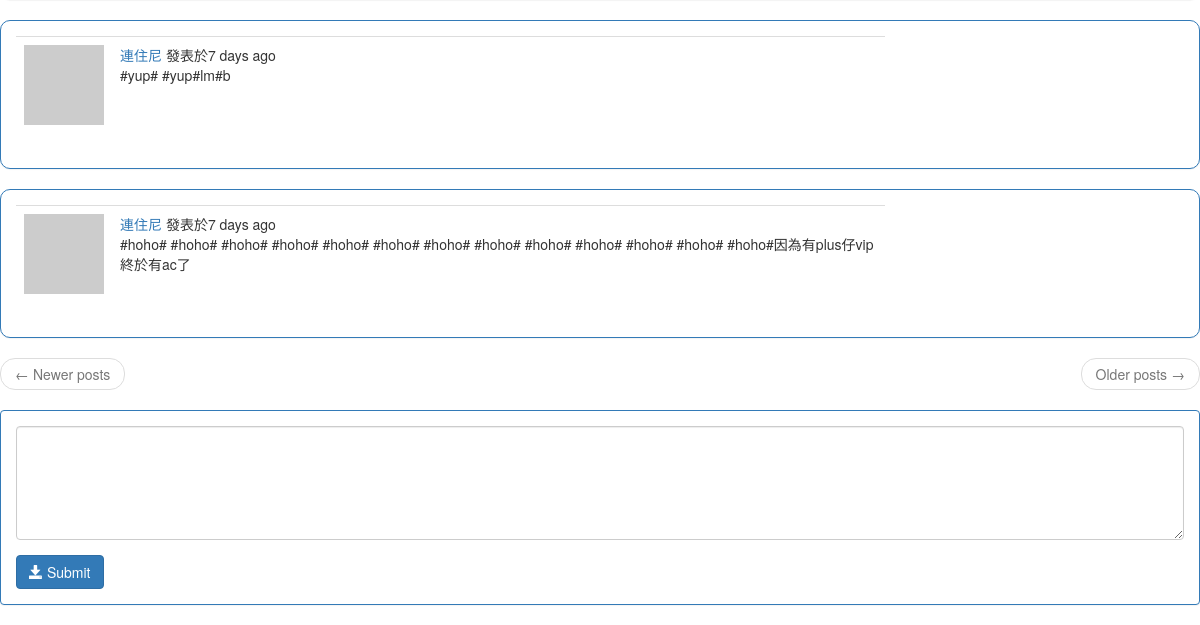
/post/1 (lower part), run on an earlier commit of the app's database.
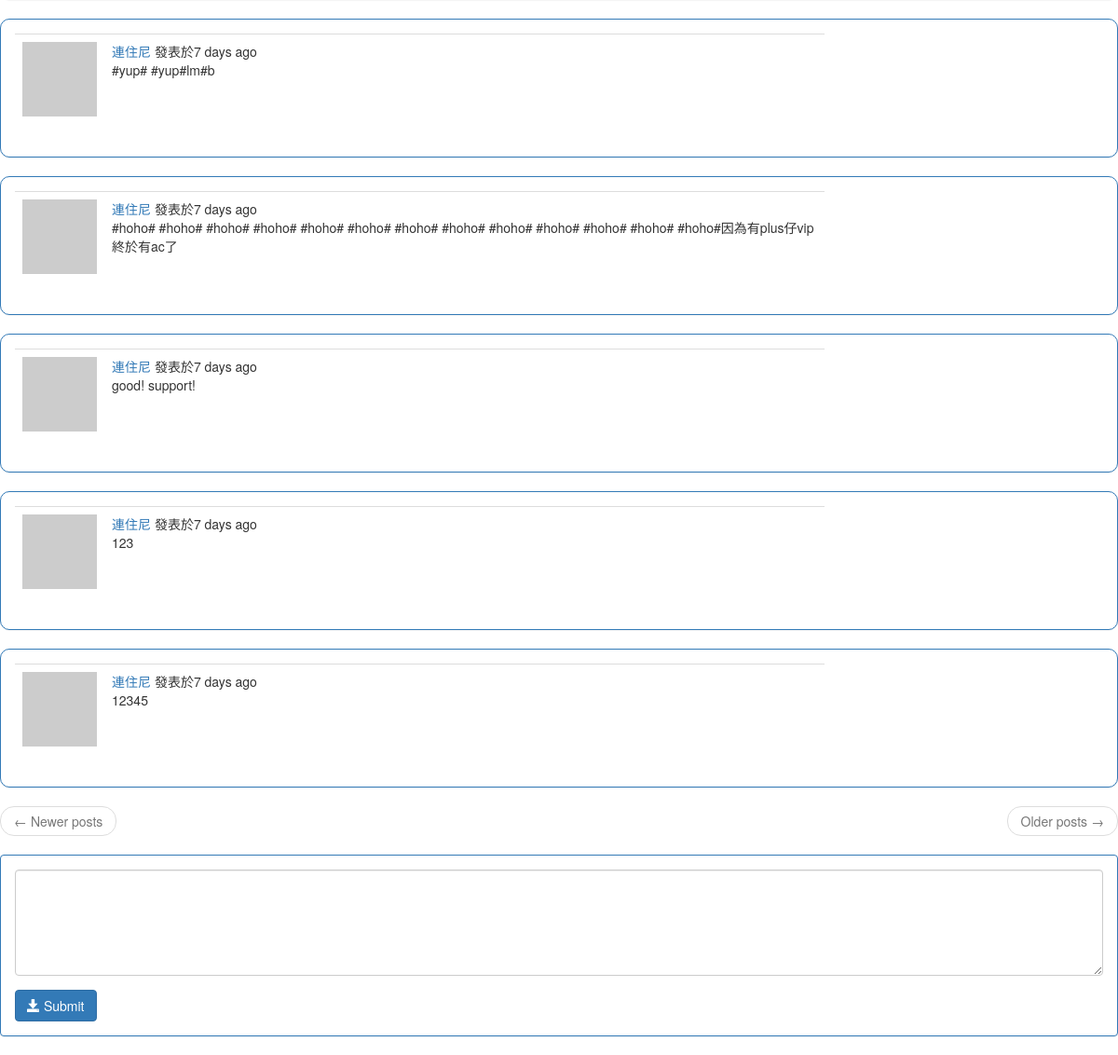
And on a later commit of the database.
### app/models.py (models this page shows, shortened)
class Comment(db.Model):
    id = db.Column(db.Integer, primary_key=True)
    user_id = db.Column(db.Integer, db.ForeignKey('user.id'))
    body = db.Column(db.String(140), nullable=False)
    timestamp = db.Column(db.DateTime, index=True, default=datetime.utcnow, nullable=False)
    post_id = db.Column(db.Integer, db.ForeignKey('post.id'), nullable=False)

class Post(db.Model):
    id = db.Column(db.Integer, primary_key=True)
    title = db.Column(db.String(140), nullable=False)
    body = db.Column(db.String(3000), nullable=False)
    timestamp = db.Column(db.DateTime, index=True, default=datetime.utcnow)
    category_id = db.Column(db.Integer, db.ForeignKey('category.id'), nullable=False)
    user_id = db.Column(db.Integer, db.ForeignKey('user.id'))
    comment = db.relationship('Comment', backref='post', lazy='dynamic')

### app/main/routes.py (the view)
@bp.route('/post/<post_id>', methods=['GET', 'POST'])
def post(post_id):
    form = NewReply()
    post = Post.query.get(int(post_id))
    if form.validate_on_submit():
        comment = Comment(body=form.message.data, timestamp=datetime.now())
        post.comment.append(comment)
        db.session.commit()
    comment = Comment.query.filter_by(post_id=post_id).all()
    return render_template('post.html', post=post, form=form, comments=comment, current_user=current_user)

### app/main/forms.py
class NewReply(FlaskForm):
    message = TextAreaField('Comment')

### app/main/routes.py (called while the page is built)
@bp.before_request
def before_request():
    if current_user.is_authenticated:
        current_user.last_seen = datetime.utcnow()
        db.session.commit()
    g.locale = str(get_locale())

### app/models.py (called while the page is built)
    def avatar(self, size):
        digest = md5(self.email.lower().encode('utf-8')).hexdigest()
        return 'https://www.gravatar.com/avatar/{}?d=identicon&s={}'.format(
            digest, size)

### app/templates/post.html (shortened to what this page needs)
{% extends "base.html" %}
{% block body %}
{% for comment in comments %}
<div class="panel panel-primary reply" id="r1" style="border-radius: 10px;">
    <div class="panel-body">
        <div class="row reply">
            <div class="col-lg-9">
                <div class="reply-msg">
                    <table class="table table-hover">
    <tr>
        <td width="70px">
            <a href="{{ url_for('main.user', username=post.author.username) }}">
                <img src="{{ post.author.avatar(70) }}"/>
            </a>
        </td>
        <td>
            {{ _('%(username)s 發表於%(when)s',
                    username=user_link, when=moment(post.timestamp).fromNow()) }}
            <br>
                {{ comment.body }}
        </td>
    </tr>
</table>
                </div>
            </div>
        </div>
    </div>
</div>
{% endfor %}
<nav aria-label="...">
        <ul class="pager">
            <li class="previous{% if not prev_url %} disabled{% endif %}">
                <a href="{{ prev_url or '#' }}">
                    <span aria-hidden="true">&larr;</span> {{ _('Newer posts') }}
                </a>
            </li>
            <li class="next{% if not next_url %} disabled{% endif %}">
                <a href="{{ next_url or '#' }}">
                    {{ _('Older posts') }} <span aria-hidden="true">&rarr;</span>
                </a>
            </li>
        </ul>
</nav>
{% if not current_user.active %}
    <div class="row pad">
    <div class="col-lg-12 pad">
        <div class="panel panel-primary">
            <div class="panel-body pad" id="_reply">
                <form method="POST" role="form" id="theForm">
                    <div class="form-group">
                        {{ form.message(class="form-control", rows="5") }}
                    </div>
                    <button type="submit" class="btn btn-primary">
                        <i class="glyphicon glyphicon-save"></i> Submit
                    </button> &nbsp;
                </form>
            </div>
        </div>
    </div>
</div>
{% endif %}
{% endblock %}

### app/templates/base.html (shortened to what this page needs)
{% extends 'bootstrap/base.html' %}

What changed in the data, as far as the page shows it:
added Comment: body "good! support!"
added Comment: body "123"
added Comment: body "12345"
